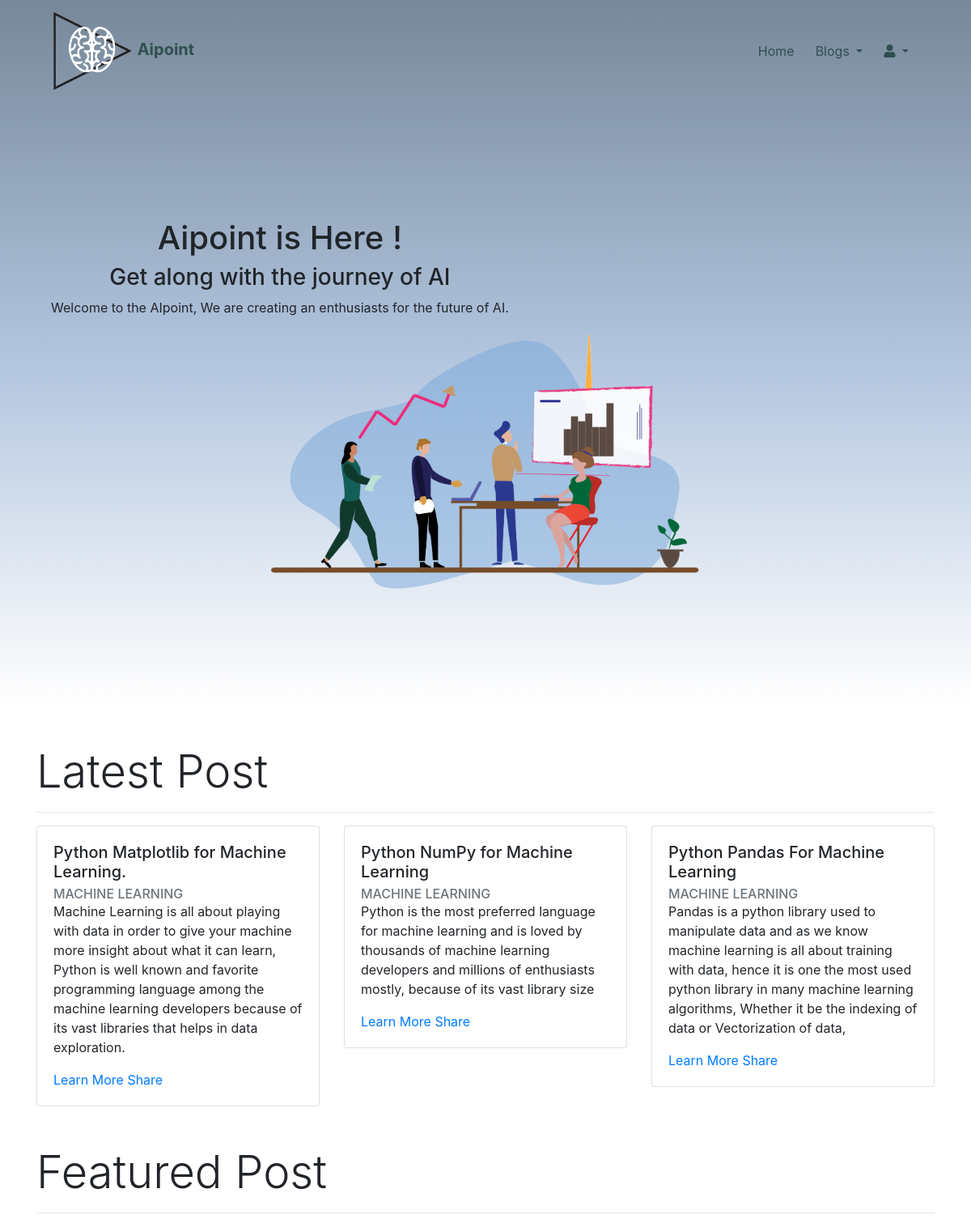
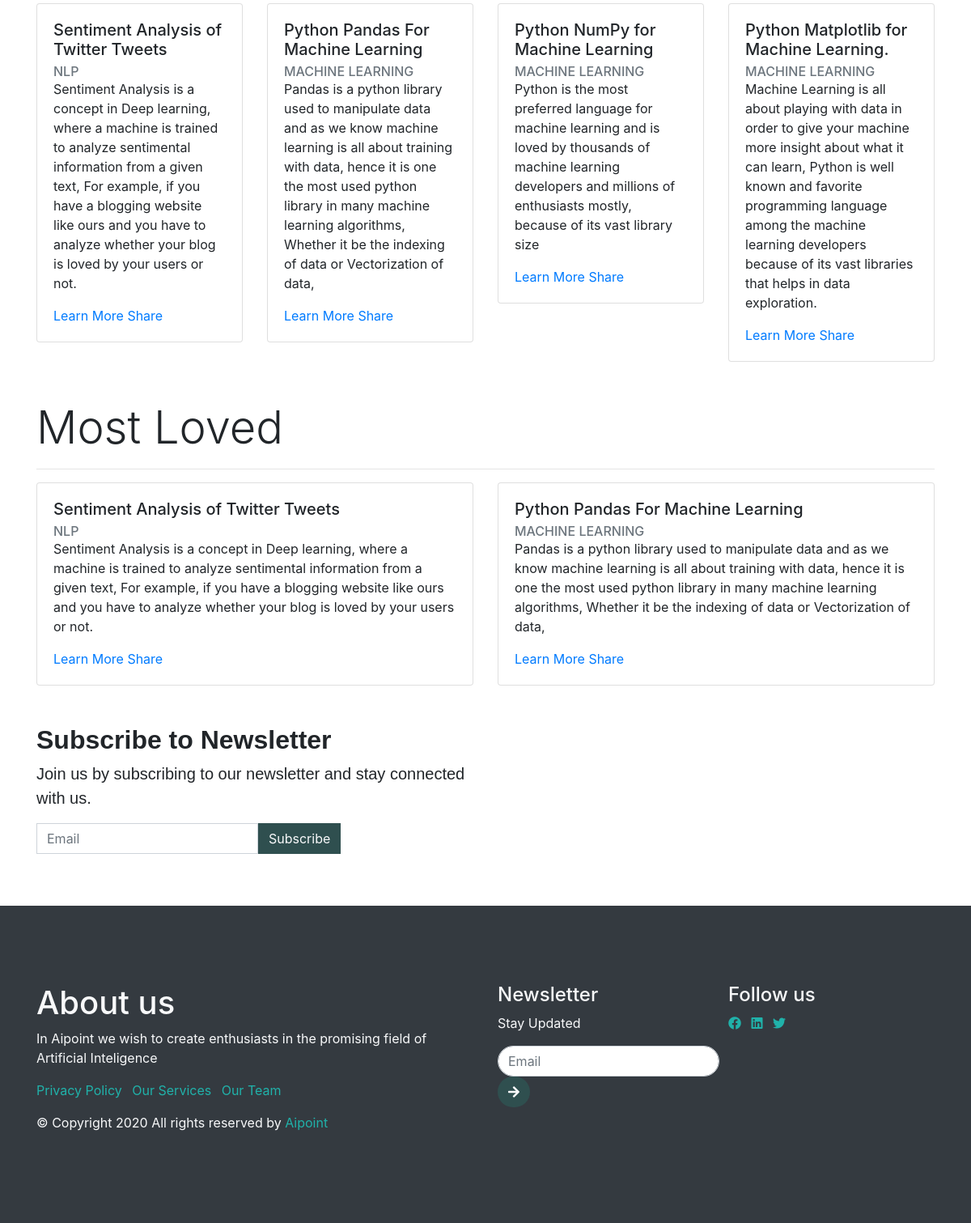
The page / on the database its author committed (2 pictures, top to bottom).
### blogs/models.py (models this page shows, shortened)
class Blog(models.Model):
	blog_id = models.AutoField
	blog_name = models.CharField(max_length=50,default='')
	desc =	models.CharField (max_length=300,default='')
	category = models.CharField(max_length=50,default='')
	subcategory = models.CharField(max_length=50,default='')
	author = models.CharField(max_length=50)
	pub_date = models.DateField()

### AiPoint/views.py (the view)
# urls.py: path('', views.index , name='AiPoint'),
def index(request):
    blogs = Blog.objects.all()
    latest_blogs = reversed(blogs)
    params = {
		'blog':blogs,
		'latest_blog':latest_blogs,
	}
    return render(request, 'index.html',params)

### templates/index.html (shortened to what this page needs)
{% extends 'basic.html' %} {% block title %}AIpoint{% endblock %} {% block body %} {% load static %}
<main class="container pb-5">
    <div class="text-center">
        <div class="float-left">
            <div class="mt-5 pt-5">
                <h1>Aipoint is Here !</h1>
                <h3>Get along with the journey of AI</h3>
                <p>Welcome to the AIpoint, We are creating an enthusiasts for the future of AI.</p>
            </div>
        </div>
        <img src='{% static "AiPoint/images/aipoint-intro.png" %}' alt="Intro Image" class="w-50 mb-5 pb-5">
    </div>
</main>
</header>
<section>
    <div class="container mt-5">
        <h3 class="display-4">Latest Post</h3>
        <hr>
        <div class="row">
        {% for i in latest_blog %}
        {% if forloop.counter <= 3 %}
        <div class="col-md-4">
            <div class="card">
                <div class="card-body">
                    <h5 class="card-title">{{i.blog_name}}</h5>
                    <h6 class="card-subtitle mc-2 text-muted">{{i.category}}</h6>
                    <p class="card-text">{{i.desc}}</p>
                    <a href="#">Learn More</a>
                    <a href="#">Share</a>
                </div>
            </div>
        </div>
        {% endif %}
        {% endfor %}
        </div>
    </div>
</section>
<section>
    <div class="container mt-5">
        <h3 class="display-4">Featured Post</h3>
        <hr>
        <div class="row">
            {% for i in blog %}
            {% if forloop.counter <= 4 %}
            <div class="col-md-3">
                <div class="card">
                    <div class="card-body">
                        <h5 class="card-title">{{i.blog_name}}</h5>
                        <h6 class="card-subtitle mc-2 text-muted">{{i.category}}</h6>
                        <p class="card-text">{{i.desc}}</p>
                        <a href="#">Learn More</a>
                        <a href="#">Share</a>
                    </div>
                </div>
            </div>
            {% endif %}
            {% endfor %}
        </div>
    </div>
</section>
<section>
    <div class="container mt-5 mb-5">
        <h3 class="display-4">Most Loved</h3>
        <hr>
        <div class="row">
            {% for i in blog %}
            {% if forloop.counter <= 2 %}
            <div class="col-md-6">
                <div class="card">
                    <div class="card-body">
                        <h5 class="card-title">{{i.blog_name}}</h5>
                        <h6 class="card-subtitle mc-2 text-muted">{{i.category}}</h6>
                        <p class="card-text">{{i.desc}}</p>
                        <a href="#">Learn More</a>
                        <a href="#">Share</a>
                    </div>
                </div>
            </div>
            {% endif %}
            {% endfor %}
        </div>
    </div>
</section>
<section class="my-5">
    <div class="container">
        <div class="row">
            <div class="col-md-6">
                <h2 class="newsletter"><strong>Subscribe to Newsletter</strong></h2>
                <p class="text-big">Join us by subscribing to our newsletter and stay connected with us.</p>
            </div>
            <div class="col-md-8">
                    <form class="form-group form-inline">
                        <input type="email" placeholder="Email" class="form-control" style="border-radius: 0px;" required>
                        <div class="input-group-prepend">
                            <span>
                                <button type="submit" class="btn text-light" style="border-radius: 0;">Subscribe</button>
                            </span>
                        </div>
                    </form>
            </div>
        </div>
    </div>
</section>
{% endblock %}

### templates/basic.html (shortened to what this page needs)
<!DOCTYPE html>
<html>
<head>
    <link rel="stylesheet" href="https://use.fontawesome.com/releases/v5.8.2/css/all.css">
    <link href="https://cdnjs.cloudflare.com/ajax/libs/twitter-bootstrap/4.5.0/css/bootstrap.min.css" rel="stylesheet">
</head>
<body>
    <header class="px-5">
        <nav class="navbar navbar-expand-lg mb-5">
            <a class="navbar-brand" href="/">
				{% load static %}
                <img src='{% static "AiPoint/images/logo4.png" %}' style="height: 100px; width: 100px;">
                <strong class="animated slideInLeft delay-1s" style="color: darkslategray;">Aipoint</strong>
            </a>
            <div class="collapse navbar-collapse text-center" id="navbarSupportedContent">
                <ul class="navbar-nav ml-auto text-center">
                    <li class="nav-item">
                        <a class="nav-link" href="/">Home</a>
                    </li>
                    <li class="nav-item dropdown">
                        <a class="nav-link dropdown-toggle" href="#" id="blogsDropdown" role="button" data-toggle="dropdown" aria-haspopup="true" aria-expanded="false">
							Blogs
						</a>
                    </li>
                    <li class="nav-item">
                        <a class="nav-link dropdown-toggle" href="#" id="userDropdown" role="button" data-toggle="dropdown" aria-haspopup="true" aria-expanded="false">
                            <i class="fa fa-user"></i>
                        </a>
                    </li>
                </ul>
            </div>
        </nav>
        {% block body %}{% endblock %}
    <footer class="bg-dark text-light py-5">
        <div class="container my-5">
            <div class="row">
                <div class="col-sm-6">
                    <h1>About us</h1>
                    <p class="mb-3">In Aipoint we wish to create enthusiasts in the promising field of Artificial Inteligence</p>
                    <ul class="list-inline">
                        <li class="list-inline-item">
                            <a href="" style="color: lightseagreen;">Privacy Policy</a>
                        </li>
                        <li class="list-inline-item">
                            <a href="" style="color: lightseagreen;">Our Services</a>
                        </li>
                        <li class="list-inline-item">
                            <a href="" style="color: lightseagreen;">Our Team</a>
                        </li>
                    </ul>
                    <p>&copy; Copyright 2020 All rights reserved by <span style="color:lightseagreen">Aipoint</span></p>
                </div>
                <div class="col-sm-3">
                    <h4>Newsletter</h4>
                    <p>Stay Updated</p>
                    <form class="form-group form-inline">
                        <input type="email" placeholder="Email" class="form-control" style="border-radius: 40px;" required>
                        <div class="input-group-prepend">
                            <span>
                                <a class="btn btn-newsletter"><i class="fa fa-arrow-right"></i></a>
                            </span>
                        </div>
                    </form>
                </div>
                <div class="col-sm-3">
                    <h4>Follow us</h4>
                    <ul class="list-inline">
                        <li class="list-inline-item">
                            <a href="" style="color: lightseagreen;"><i class="fab fa-facebook"></i></a>
                        </li>
                        <li class="list-inline-item">
                            <a href="" style="color: lightseagreen;"><i class="fab fa-linkedin"></i></a>
                        </li>
                        <li class="list-inline-item">
                            <a href="" style="color: lightseagreen;"><i class="fab fa-twitter"></i></a>
                        </li>
                    </ul>
                </div>
            </div>
        </div>
    </footer>
</body>
</html>

### templates/basic.html (style rules this page uses)
header { background-image: linear-gradient(to bottom, lightslategray, lightsteelblue, white); }
a.nav-link { color: darkslategray; margin: 5px; transition: all 0.4s ease-in-out; }
.btn { background-color: darkslategray; color: whitesmoke; outline: none; border-radius: 40px; }

### templates/index.html (style rules this page uses)
h2.newsletter { font-size: 32px; font-family: Verdana, Geneva, Tahoma, sans-serif; }
p.text-big { font-size: 20px; font-family: Verdana, Geneva, Tahoma, sans-serif; }

### rows shown on the page
Blog: blog_name "Python Matplotlib for Machine Learning.", category "MACHINE LEARNING", desc "Machine Learning is all about playing with data in order to give your machine more insight about what it can learn, Python is well known and favorite programming language among the machine learning developers because of its vast libraries that helps in data exploration."
Blog: blog_name "Python NumPy for Machine Learning", category "MACHINE LEARNING", desc "Python is the most preferred language for machine learning and is loved by thousands of machine learning developers and millions of enthusiasts mostly, because of its vast library size"
Blog: blog_name "Python Pandas For Machine Learning", category "MACHINE LEARNING", desc "Pandas is a python library used to manipulate data and as we know machine learning is all about training with data, hence it is one the most used python library in many machine learning algorithms, Whether it be the indexing of data or Vectorization of data,"
Blog: blog_name "Sentiment Analysis of Twitter Tweets", category "NLP", desc "Sentiment Analysis is a concept in Deep learning, where a machine is trained to analyze sentimental information from a given text, For example, if you have a blogging website like ours and you have to analyze whether your blog is loved by your users or not."
